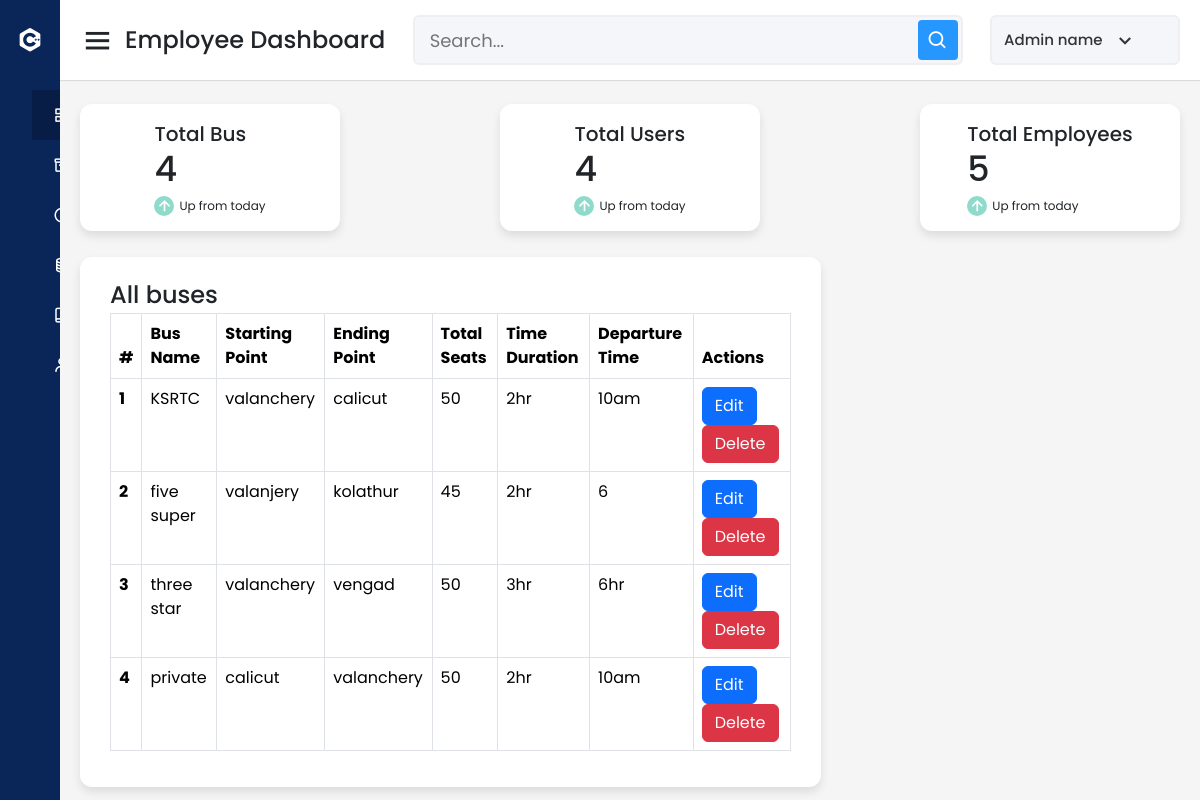
/employee_dashboard, run on the app's committed database.
### app.py (models this page shows)
class AddBus(db.Model):
    id = db.Column(db.Integer, primary_key=True)
    bus_name = db.Column(db.String(50), nullable=False)
    starting_point = db.Column(db.String(50), nullable=False)
    ending_point = db.Column(db.String(50), nullable=False)
    total_seats = db.Column(db.Integer, nullable=False)
    time_duration = db.Column(db.String(50), nullable=False)
    departure_time = db.Column(db.String(50), nullable=False)

### app.py (the view)
@app.route('/employee_dashboard')
def employee_dashboard():
    bus_details=AddBus.query.all()
    total_users = User.query.count()
    total_employees = Employee.query.count()
    total_bus_count = AddBus.query.count()
    return render_template('employee_dashboard.html',bus_details=bus_details,total_bus_count=total_bus_count, total_users=total_users, total_employees=total_employees)

### templates/employee_dashboard.html (shortened to what this page needs)
<!DOCTYPE html>
<html lang="en" dir="ltr">
<head>
  <link rel="stylesheet" href="../static/dashboard.css" />
  <link href="https://unpkg.com/boxicons@2.0.7/css/boxicons.min.css" rel="stylesheet" />
  <link href="https://cdn.jsdelivr.net/npm/bootstrap@5.3.2/dist/css/bootstrap.min.css" rel="stylesheet"
>
  <link href="https://cdn.jsdelivr.net/npm/bootstrap-icons@latest/font/bootstrap-icons.css" rel="stylesheet">
  <link rel="stylesheet" href="https://cdn.jsdelivr.net/npm/bootstrap@5.3.2/dist/css/bootstrap.min.css">
  <link href="https://cdn.jsdelivr.net/npm/bootstrap-icons@1.18.0/font/bootstrap-icons.css" rel="stylesheet">
</head>
<body>
  <div class="sidebar">
    <div class="logo-details">
      <i class="bx bxl-c-plus-plus"></i>
      <span class="logo_name">Bus Tracking</span>
    </div>
    <ul class="nav-links">
      <li>
        <a href="#" class="active">
          <span class="links_name">Dashboard</span>
        </a>
      </li>
      <li>
        <a href="{{url_for('add_bus')}}">
          <span class="links_name">Add Bus</span>
        </a>
      </li>
      <li>
        <a href="#">
          <span class="links_name">Customer List</span>
        </a>
      </li>
      <li>
        <a href="#">
          <span class="links_name">Route</span>
        </a>
      </li>
      <li>
        <a href="#">
          <span class="links_name">Ticket charge</span>
        </a>
      </li>
      <li>
        <a href="#">
          <span class="links_name">Notifications</span>
        </a>
      </li>
    </ul>
  </div>
  <section class="home-section">
    <nav>
      <div class="sidebar-button">
        <i class="bx bx-menu sidebarBtn"></i>
        <span class="dashboard">Employee Dashboard</span>
      </div>
      <div class="search-box">
        <input type="text" placeholder="Search..." />
        <i class="bx bx-search"></i>
      </div>
      <div class="profile-details">
        <span class="admin_name">Admin name</span>
        <i class="bx bx-chevron-down"></i>
      </div>
    </nav>
    <div class="home-content">
      <div class="overview-boxes">
        <div class="box">
          <div class="right-side">
            <div class="box-topic">Total Bus</div>
            <div class="number">{{total_bus_count}}</div>
            <div class="indicator">
              <i class="bx bx-up-arrow-alt"></i>
              <span class="text">Up from today</span>
            </div>
          </div>
        </div>
        <div class="box">
          <div class="right-side">
            <div class="box-topic">Total Users</div>
            <div class="number">{{ total_users }}</div>
            <div class="indicator">
              <i class="bx bx-up-arrow-alt"></i>
              <span class="text">Up from today</span>
            </div>
          </div>
        </div>
        <div class="box">
          <div class="right-side">
            <div class="box-topic">Total Employees </div>
            <div class="number">{{ total_employees }}</div>
            <div class="indicator">
              <i class="bx bx-up-arrow-alt"></i>
              <span class="text">Up from today</span>
            </div>
          </div>
        </div>
      </div>
      <div class="sales-boxes">
        <div class="recent-sales box">
          <div class="title">All buses</div>
          <div class="sales-details">
            <div class="table-responsive">
              <table class="table table-bordered">
                <thead>
                  <tr>
                    <th scope="col">#</th>
                    <th scope="col">Bus Name</th>
                    <th scope="col">Starting Point</th>
                    <th scope="col">Ending Point</th>
                    <th scope="col">Total Seats</th>
                    <th scope="col">Time Duration</th>
                    <th scope="col">Departure Time</th>
                    <th scope="col">Actions</th>
                  </tr>
                </thead>
                <tbody>
                  {% for bus in bus_details %}
                  <tr>
                    <th scope="row">{{ loop.index }}</th>
                    <td>{{ bus.bus_name }}</td>
                    <td>{{ bus.starting_point }}</td>
                    <td>{{ bus.ending_point }}</td>
                    <td>{{ bus.total_seats }}</td>
                    <td>{{ bus.time_duration }}</td>
                    <td>{{ bus.departure_time }}</td>
                    <td>
                      <a href="{{ url_for('edit_bus', bus_id=bus.id) }}" class="btn btn-primary">Edit</a>
                      <a href="{{ url_for('delete_bus', bus_id=bus.id) }}" class="btn btn-danger">Delete</a>
                    </td>
                  </tr>
                  {% endfor %}
                </tbody>
              </table>
            </div>
          </div>
        </div>
      </div>
  </section>
</body>
</html>

### static/dashboard.css (style rules this page uses)
* { margin: 0; padding: 0; box-sizing: border-box; font-family: 'Poppins', sans-serif; }
.sidebar { position: fixed; height: 100%; width: 240px; background: #0A2558; transition: all 0.5s ease; }
.sidebar .logo-details { height: 80px; display: flex; align-items: center; }
.sidebar .logo-details i { font-size: 28px; font-weight: 500; color: #fff; min-width: 60px; text-align: center }
.sidebar .logo-details .logo_name { color: #fff; font-size: 24px; font-weight: 500; }
.sidebar .nav-links { margin-top: 10px; }
.sidebar .nav-links li { position: relative; list-style: none; height: 50px; }
.sidebar .nav-links li a { height: 100%; width: 100%; display: flex; align-items: center; text-decoration: none; transition: all 0.4s ease; }
.sidebar .nav-links li a.active { background: #081D45; }
.sidebar .nav-links li a .links_name { color: #fff; font-size: 15px; font-weight: 400; white-space: nowrap; }
.home-section { position: relative; background: #f5f5f5; min-height: 100vh; width: calc(100% - 240px); left: 240px; transition: all 0.5s ease; }
.home-section nav { display: flex; justify-content: space-between; height: 80px; background: #fff; display: flex; align-items: center; position: fixed; width: calc(100% - 240px); left: 240px; z-index: 100; padding: 0 20px; box-shadow: 0 1px 1px rgba(0, 0, 0, 0.1); transition: all 0.5s ease; }
.home-section nav .sidebar-button { display: flex; align-items: center; font-size: 24px; font-weight: 500; }
nav .sidebar-button i { font-size: 35px; margin-right: 10px; }
.home-section nav .search-box { position: relative; height: 50px; max-width: 550px; width: 100%; margin: 0 20px; }
nav .search-box input { height: 100%; width: 100%; outline: none; background: #F5F6FA; border: 2px solid #EFEEF1; border-radius: 6px; font-size: 18px; padding: 0 15px; }
nav .search-box .bx-search { position: absolute; height: 40px; width: 40px; background: #2697FF; right: 5px; top: 50%; transform: translateY(-50%); border-radius: 4px; line-height: 40px; text-align: center; color: #fff; font-size: 22px; transition: all 0.4 ease; }
.home-section nav .profile-details { display: flex; align-items: center; background: #F5F6FA; border: 2px solid #EFEEF1; border-radius: 6px; height: 50px; min-width: 190px; padding: 0 15px 0 2px; }
nav .profile-details .admin_name { font-size: 15px; font-weight: 500; color: #333; margin: 0 10px; white-space: nowrap; }
nav .profile-details i { font-size: 25px; color: #333; }
.home-section .home-content { position: relative; padding-top: 104px; }
.home-content .overview-boxes { display: flex; align-items: center; justify-content: space-between; flex-wrap: wrap; padding: 0 20px; margin-bottom: 26px; }
.overview-boxes .box { display: flex; align-items: center; justify-content: center; width: calc(100% / 4 - 15px); background: #fff; padding: 15px 14px; border-radius: 12px; box-shadow: 0 5px 10px rgba(0,0,0,0.1); }
.overview-boxes .box-topic { font-size: 20px; font-weight: 500; }
.home-content .box .number { display: inline-block; font-size: 35px; margin-top: -6px; font-weight: 500; }
.home-content .box .indicator { display: flex; align-items: center; }
.home-content .box .indicator i { height: 20px; width: 20px; background: #8FDACB; line-height: 20px; text-align: center; border-radius: 50%; color: #fff; font-size: 20px; margin-right: 5px; }
.home-content .box .indicator .text { font-size: 12px; }
.home-content .sales-boxes { display: flex; justify-content: space-between; }
.home-content .sales-boxes .recent-sales { width: 65%; background: #fff; padding: 20px 30px; margin: 0 20px; border-radius: 12px; box-shadow: 0 5px 10px rgba(0, 0, 0, 0.1); }
.home-content .sales-boxes .sales-details { display: flex; align-items: center; justify-content: space-between; }
.sales-boxes .box .title { font-size: 24px; font-weight: 500; }
@media (max-width: 1240px) { .sidebar { width: 60px; } }
@media (max-width: 1240px) { .home-section { width: calc(100% - 60px); left: 60px; } }
@media (max-width: 1240px) { .home-section nav { width: calc(100% - 60px); left: 60px; } }

### data on the page
AddBus: bus_name "KSRTC", starting_point "valanchery", ending_point "calicut", total_seats "50", time_duration "2hr", departure_time "10am"
AddBus: bus_name "five super", starting_point "valanjery", ending_point "kolathur", total_seats "45", time_duration "2hr", departure_time "6"
AddBus: bus_name "three star", starting_point "valanchery", ending_point "vengad", total_seats "50", time_duration "3hr", departure_time "6hr"
AddBus: bus_name "private", starting_point "calicut", ending_point "valanchery", total_seats "50", time_duration "2hr", departure_time "10am"

### other printed values
{{ total_bus_count }} "4"
{{ total_users }} "4"
{{ total_employees }} "5"
